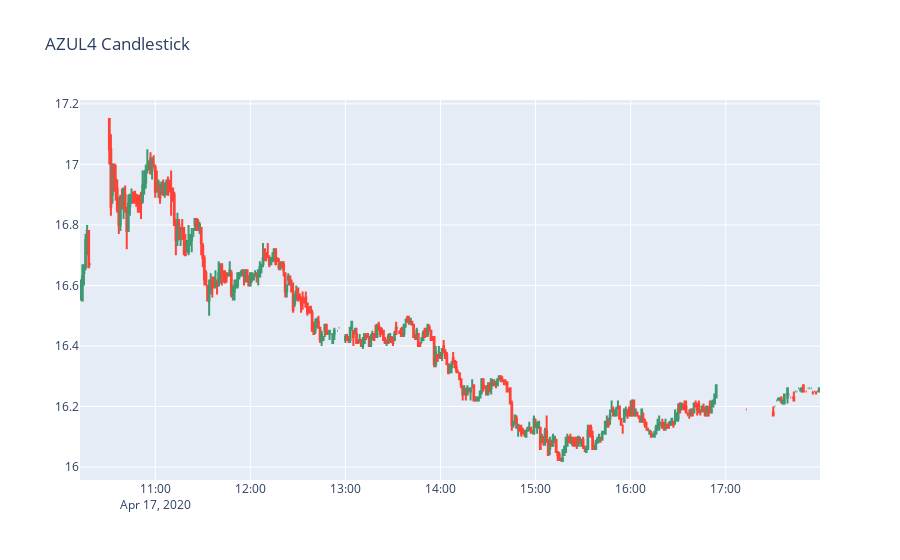

Notebook code for this chart:
### Code cell
fig = go.Figure(data=[go.Candlestick(x=AZ['datetime'],
                open=AZ['open'], high=AZ['high'],
                low=AZ['low'], close=AZ['close'])])

fig.update_layout(title='AZUL4 Candlestick',xaxis_rangeslider_visible=False)
fig.show()

### Figure 1 — Plotly figure (JSON) as saved in the notebook; plotly's stock layout.template omitted (floating-point values rounded to 4 significant figures; data arrays with more than 128 entries replaced by an {"elided": "..."} marker saying what was removed)
{"data": [{"close": {"elided": "416 float values"}, "high": {"elided": "416 float values"}, "low": {"elided": "416 float values"}, "open": {"elided": "416 float values"}, "type": "candlestick", "x": {"elided": "416 str values"}}], "layout": {"title": {"text": "AZUL4 Candlestick"}, "xaxis": {"rangeslider": {"visible": false}}}}
